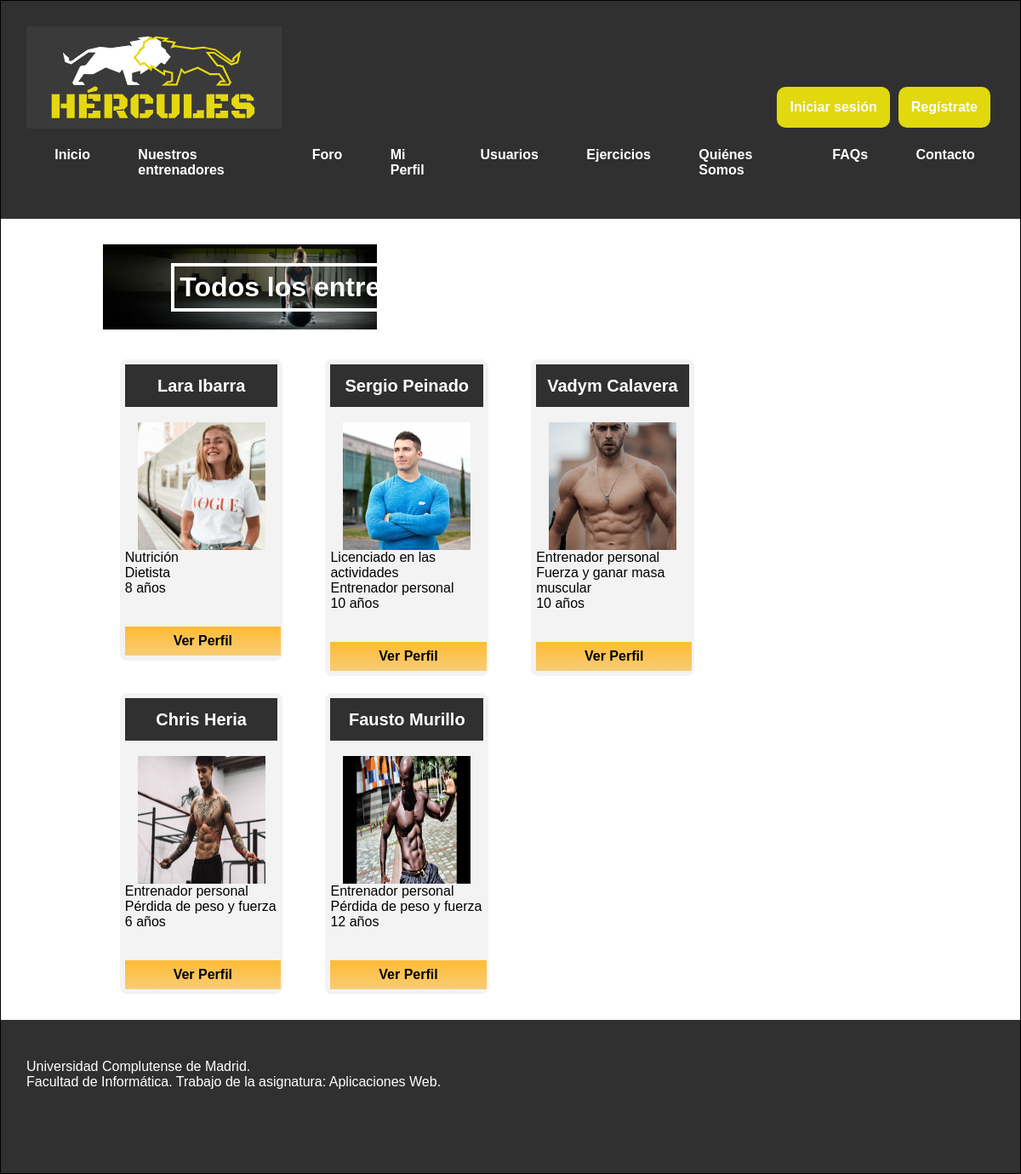
The app's page /entrenadores.php with its own data.
### tables this page shows
CREATE TABLE `usuario` (
  `nif` varchar(10) NOT NULL,
  `nombre` varchar(30) NOT NULL,
  `contrasenna` varchar(255) NOT NULL,
  `foto` varchar(255) DEFAULT 'includes/img/usuarios/default.png',
  `email` varchar(30) DEFAULT NULL,
  `sexo` varchar(6) DEFAULT NULL,
  `fechaNac` date DEFAULT NULL,
  `telefono` varchar(15) DEFAULT NULL,
  `ubicacion` varchar(50) DEFAULT NULL,
  `peso` decimal(5,2) DEFAULT NULL,
  `altura` decimal(5,0) DEFAULT NULL,
  `preferencias` varchar(50) DEFAULT NULL,
  `tipoUsuario` tinyint(2) NOT NULL DEFAULT 0,
  `titulacion` varchar(30) DEFAULT NULL,
  `especialidad` varchar(50) DEFAULT NULL,
  `experiencia` varchar(30) DEFAULT NULL
);

### includes/DAOs/DAO.php (called while the page is built, shortened)
<?php
class DAO {
    private $servername = "localhost";
    private $username = "hercules";
    private $password = "iG8hC62acnPrvIeU";
    private $dbname = "hercules";
    private $mysqli = null;
    public function __construct(){
        if(!$this->mysqli){
            $this->mysqli = new mysqli($this->servername, $this->username, $this->password, $this->dbname);
        }
    }
    protected function consultarv2($sql){
        if ($sql != "") {
            $consulta = $this->mysqli->query($sql) or die ($this->mysqli->error. " en la linea ".(__LINE__-1));
            $tablaDatos = array();
            if (substr($sql, 0, 6) == "SELECT") {
                if ($consulta) {
                    while ($fila = mysqli_fetch_assoc($consulta)){
                        array_push($tablaDatos, $fila);
                    }
                }
            }
            return $tablaDatos;
        }
        else {
            return 0;
        }
    }
}

### includes/controller.php (called while the page is built, shortened)
<?php
require_once(__DIR__ . '/DAOs/usuarioDAO.php');
class controller{
    private $usuarioDAO;
    private static $instance = null;
    public function __construct(){
        $this->usuarioDAO = new UsuarioDAO();
    }
     public static function getInstance() {
        if (null === self::$instance) {
            self::$instance = new self();
        }
        return self::$instance;
    }
    public function listarEntrenadores($nif=0){
        $col='nif, nombre, titulacion, especialidad, experiencia, foto';
        $cond='';
        if ($nif) {
            $cond="tipoUsuario = 1 AND nif != '" .$nif."'";
        }
        else {
            $cond="tipoUsuario = 1";
        }
        return $consulta = $this->usuarioDAO->selectUsuario($col, $cond);
    }
}

### includes/config.php (called while the page is built, shortened)
<?php
require_once __DIR__.'/controller.php';
$ctrl = controller::getInstance();

### includes/DAOs/usuarioDAO.php (called while the page is built, shortened)
<?php
require_once(__DIR__.'/DAO.php');
class UsuarioDAO extends DAO {
    public function selectUsuario($col, $cond){
        $query = "";
        if ($cond == "") {
            $query = "SELECT ".$col." FROM usuario";
        }
        else {
            $query = "SELECT ".$col." FROM usuario WHERE ".$cond;
        }
        return $this->consultarv2($query);
    }
}

### entrenadores.php (the view, shortened to what this page needs)
<?php
	require_once 'includes/config.php';
?>
<!DOCTYPE html>
<html>
<head>
	<link rel="stylesheet" type="text/css" href="includes/css/estilo.css" />
	<link rel="stylesheet" type="text/css" href="includes/css/estiloPagsMiPerfil.css" />
</head>
<body>
<div id="contenedor">
	<?php
		require('includes/comun/cabecera.php');
	?>
	<div id="contenido">
		<div class="cab">
		<h1>Todos los entrenadores disponibles</h1>
		<img src="includes/img/entrenadores.png" alt="entrenadores">
		</div>
		<?php
		if (!isset($_GET['perfil'])) {
			$arr0 = $ctrl->listarEntrenadores((isset($_SESSION['login'])) ? $_SESSION['usuario']->getNif() : 0);
		    if (count($arr0) > 0) {
		    	echo '<div class="entrenadores-all">';
		    	echo '<div class="elem-item" category="vari">';
		    	echo '<ul>';
		        foreach ($arr0 as $key => $valor) {
		            echo '<li>';
		            echo '<h4>'.$valor['nombre'].'</h4>'.'<br>';
		            echo '<img src="'.$valor['foto'].'"  alt="Foto usuario">';
		            echo $valor['titulacion'].'<br>';
		            echo $valor['especialidad'].'<br>';
					 echo $valor['experiencia'].' años </p>';
		            echo "<a href= entrenadores.php?perfil=".$valor['nif'].">Ver Perfil</a>";
		            echo '</li>';
		        }
		        echo '</ul>';
		        echo '</div>';
		        echo '</div>';
		    }
		}
		?>
	</div>
	<?php
		require('includes/comun/pie.php');
	?>
</div>
</body>
</html>

### includes/css/estilo.css (style rules this page uses)
body { width: 100%; font-family: "Trebuchet MS", Helvetica, sans-serif; margin: 0; padding: 0; background-color: white; }
div#contenedor { margin: auto; border: 1px solid black; background-color: white; width: auto; min-width: min-content; max-width:none; }
div#contenido { padding-top: 30px; padding-bottom: 30px; min-height: 500px; width: 80%; margin-left: 10%; background-color: white; overflow:auto; }
h1 { text-align: center; }
div#contenido .cab { width: 100%; max-width: fit-content; height: 100px; background-color: #fff; overflow: hidden; position: relative; margin-bottom: 15px; padding: 0; }
div#contenido .cab img { width: 100%; height: 100%; top: 0px; }
div#contenido .cab h1 { overflow: auto; position: absolute; color: white; box-sizing: border-box; border-style: solid; border: 4px solid white; padding: 6px; min-width: max-content; text-align: center; width: 50%; left: 25%; }
div#contenido .entrenadores-all { display: flex; justify-content: space-around; flex-direction: row; display: block; position: relative; font-size: 16px; width: 100%; }
.entrenadores-all ul { padding: 0px; margin: 0px; }
.entrenadores-all ul li { list-style: none; float: left; width: 20%; height: auto; background: #F3F3F3; margin: 20px 30px 0px 20px; box-sizing: border-box; border-radius: 8px; border: 1px solid #F3F3F3; padding: 5px; }
.entrenadores-all ul li h4 { width: 100%; height: 50px; line-height: 50px; background: #303030; text-align: center; color: white; font-size: 20px; margin: auto; }
.entrenadores-all ul li a { display: block; text-decoration: none; background: linear-gradient(#FFBB33, #F8CC76); padding: 8px; text-align: center; color: black; margin: auto; font-weight: 600; }
.entrenadores-all img { width: 150px; height: 150px; display:block; margin:auto; }

### includes/css/estiloPagsMiPerfil.css (style rules this page uses)
div#contenido a, button[type="submit"], button[id="abrir"] { cursor:pointer; text-decoration: none; border: 0; color: black; background-color: #f3f3f3; opacity: 1.5; margin-top: 20px; padding: 15px; width: 30%; font-size: 16px; font-weight: 600; border-radius: 8px; text-align: center; }
div#contenido .entrenadores-all a { display: block; width: 93%; background: linear-gradient(#FFBB33, #F8CC76); padding: 8px; margin: auto; border-radius: 0; }

### records on screen
usuario: nombre "Lara Ibarra", foto (picture), titulacion "Nutrición", especialidad "Dietista", experiencia "8"
usuario: nombre "Sergio Peinado", foto (picture), titulacion "Licenciado en las actividades", especialidad "Entrenador personal", experiencia "10"
usuario: nombre "Vadym Calavera", foto (picture), titulacion "Entrenador personal", especialidad "Fuerza y ganar masa muscular", experiencia "10"
usuario: nombre "Chris Heria", foto (picture), titulacion "Entrenador personal", especialidad "Pérdida de peso y fuerza", experiencia "6"
usuario: nombre "Fausto Murillo", foto (picture), titulacion "Entrenador personal", especialidad "Pérdida de peso y fuerza", experiencia "12"
